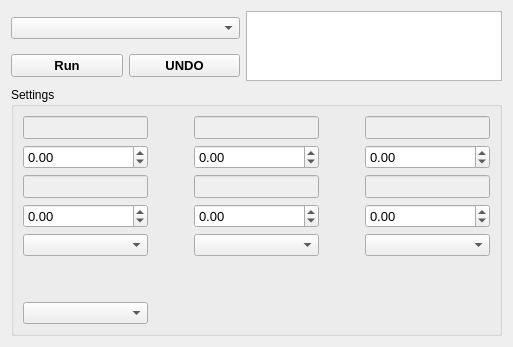
          <widget class="QWidget" name="tab_17">
           <attribute name="title">
            <string>Processing</string>
           </attribute>
           <layout class="QGridLayout" name="gridLayout_12">
            <item row="0" column="2" rowspan="2" colspan="2">
             <widget class="QTextEdit" name="Func_description">
              <property name="font">
               <font>
                <pointsize>10</pointsize>
               </font>
              </property>
             </widget>
            </item>
            <item row="1" column="0">
             <widget class="QPushButton" name="run_im_process">
              <property name="font">
               <font>
                <pointsize>10</pointsize>
                <bold>true</bold>
               </font>
              </property>
              <property name="text">
               <string>Run</string>
              </property>
             </widget>
            </item>
            <item row="0" column="0" colspan="2">
             <widget class="QComboBox" name="Process_list"/>
            </item>
            <item row="4" column="0" colspan="4">
             <widget class="QGroupBox" name="ProcessSetBox">
              <property name="enabled">
               <bool>true</bool>
              </property>
              <property name="title">
               <string>Settings</string>
              </property>
              <layout class="QGridLayout" name="gridLayout_13">
               <item row="5" column="2">
                <widget class="QComboBox" name="Process_set_box2"/>
               </item>
               <item row="2" column="3">
                <spacer name="horizontalSpacer_9">
                 <property name="orientation">
                  <enum>Qt::Orientation::Horizontal</enum>
                 </property>
                 <property name="sizeHint" stdset="0">
                  <size>
                   <width>40</width>
                   <height>20</height>
                  </size>
                 </property>
                </spacer>
               </item>
               <item row="5" column="4">
                <widget class="QComboBox" name="Process_set_box3"/>
               </item>
               <item row="6" column="0">
                <spacer name="verticalSpacer_4">
                 <property name="orientation">
                  <enum>Qt::Orientation::Vertical</enum>
                 </property>
                 <property name="sizeHint" stdset="0">
                  <size>
                   <width>20</width>
                   <height>40</height>
                  </size>
                 </property>
                </spacer>
               </item>
               <item row="4" column="2">
                <widget class="QDoubleSpinBox" name="Proces_spinbox_05">
                 <property name="font">
                  <font>
                   <pointsize>10</pointsize>
                  </font>
                 </property>
                 <property name="minimum">
                  <double>-1.000000000000000</double>
                 </property>
                 <property name="maximum">
                  <double>99999999.989999994635582</double>
                 </property>
                </widget>
               </item>
               <item row="2" column="2">
                <widget class="QDoubleSpinBox" name="Proces_spinbox_02">
                 <property name="font">
                  <font>
                   <pointsize>10</pointsize>
                  </font>
                 </property>
                 <property name="minimum">
                  <double>-1.000000000000000</double>
                 </property>
                 <property name="maximum">
                  <double>99999999.989999994635582</double>
                 </property>
                </widget>
               </item>
               <item row="4" column="4">
                <widget class="QDoubleSpinBox" name="Proces_spinbox_06">
                 <property name="font">
                  <font>
                   <pointsize>10</pointsize>
                  </font>
                 </property>
                 <property name="minimum">
                  <double>-1.000000000000000</double>
                 </property>
                 <property name="maximum">
                  <double>999999999.990000009536743</double>
                 </property>
                </widget>
               </item>
               <item row="7" column="0">
                <widget class="QComboBox" name="Process_DataType_box"/>
               </item>
               <item row="2" column="1">
                <spacer name="horizontalSpacer_7">
                 <property name="orientation">
                  <enum>Qt::Orientation::Horizontal</enum>
                 </property>
                 <property name="sizeHint" stdset="0">
                  <size>
                   <width>40</width>
                   <height>20</height>
                  </size>
                 </property>
                </spacer>
               </item>
               <item row="0" column="0">
                <widget class="QLineEdit" name="Proces_label_01">
                 <property name="enabled">
                  <bool>false</bool>
                 </property>
                 <property name="font">
                  <font>
                   <pointsize>10</pointsize>
                  </font>
                 </property>
                </widget>
               </item>
               <item row="2" column="0">
                <widget class="QDoubleSpinBox" name="Proces_spinbox_01">
                 <property name="font">
                  <font>
                   <pointsize>10</pointsize>
                  </font>
                 </property>
                 <property name="minimum">
                  <double>-1.000000000000000</double>
                 </property>
                 <property name="maximum">
                  <double>99999999999.990005493164063</double>
                 </property>
                </widget>
               </item>
               <item row="5" column="0">
                <widget class="QComboBox" name="Process_set_box"/>
               </item>
               <item row="4" column="0">
                <widget class="QDoubleSpinBox" name="Proces_spinbox_04">
                 <property name="font">
                  <font>
                   <pointsize>10</pointsize>
                  </font>
                 </property>
                 <property name="minimum">
                  <double>-1.000000000000000</double>
                 </property>
                 <property name="maximum">
                  <double>9999999999.989999771118164</double>
                 </property>
                </widget>
               </item>
               <item row="2" column="4">
                <widget class="QDoubleSpinBox" name="Proces_spinbox_03">
                 <property name="font">
                  <font>
                   <pointsize>10</pointsize>
                  </font>
                 </property>
                 <property name="minimum">
                  <double>-1.000000000000000</double>
                 </property>
                 <property name="maximum">
                  <double>999999999990000.000000000000000</double>
                 </property>
                </widget>
               </item>
               <item row="3" column="4">
                <widget class="QLineEdit" name="Proces_label_06">
                 <property name="enabled">
                  <bool>false</bool>
                 </property>
                 <property name="font">
                  <font>
                   <pointsize>10</pointsize>
                  </font>
                 </property>
                </widget>
               </item>
               <item row="3" column="2">
                <widget class="QLineEdit" name="Proces_label_05">
                 <property name="enabled">
                  <bool>false</bool>
                 </property>
                 <property name="font">
                  <font>
                   <pointsize>10</pointsize>
                  </font>
                 </property>
                </widget>
               </item>
               <item row="0" column="2">
                <widget class="QLineEdit" name="Proces_label_02">
                 <property name="enabled">
                  <bool>false</bool>
                 </property>
                 <property name="font">
                  <font>
                   <pointsize>10</pointsize>
                  </font>
                 </property>
                </widget>
               </item>
               <item row="0" column="4">
                <widget class="QLineEdit" name="Proces_label_03">
                 <property name="enabled">
                  <bool>false</bool>
                 </property>
                 <property name="font">
                  <font>
                   <pointsize>10</pointsize>
                  </font>
                 </property>
                </widget>
               </item>
               <item row="3" column="0">
                <widget class="QLineEdit" name="Proces_label_04">
                 <property name="enabled">
                  <bool>false</bool>
                 </property>
                 <property name="font">
                  <font>
                   <pointsize>10</pointsize>
                  </font>
                 </property>
                </widget>
               </item>
              </layout>
             </widget>
            </item>
            <item row="1" column="1">
             <widget class="QPushButton" name="ImageUndo_operation">
              <property name="font">
               <font>
                <pointsize>10</pointsize>
                <bold>true</bold>
               </font>
              </property>
              <property name="text">
               <string>UNDO</string>
              </property>
             </widget>
            </item>
           </layout>
          </widget>
